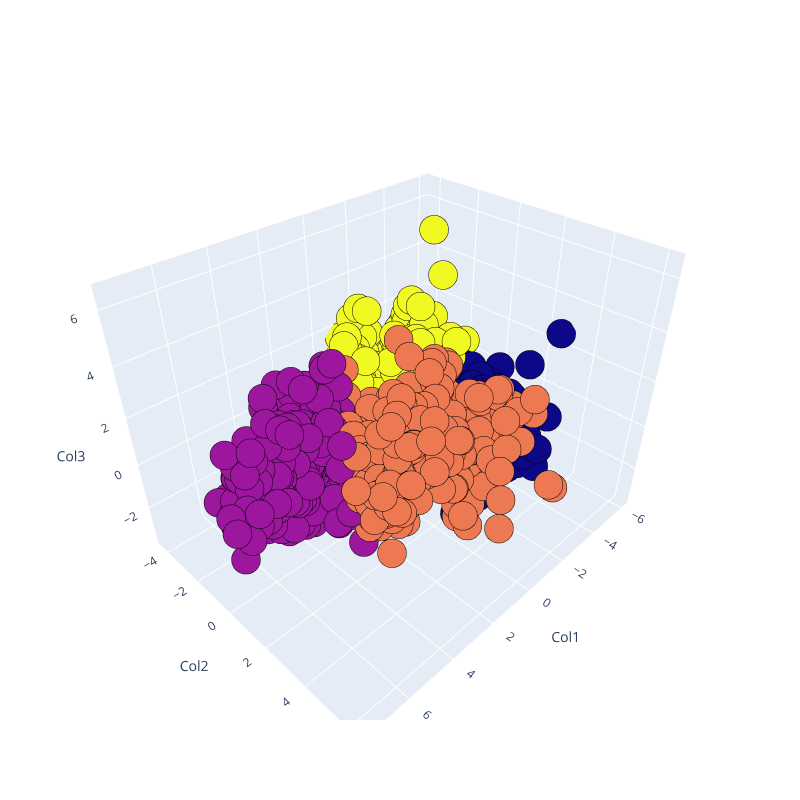

Notebook code cell kept with this figure:
### Code cell
Scene = dict(xaxis = dict(title  = 'Col1'),yaxis = dict(title  = 'Col2'),zaxis = dict(title  = 'Col3'))
trace = go.Scatter3d(x=pca_df['col1'], y=pca_df['col2'], z=pca_df['col3'], mode='markers',marker=dict(color = pca_df["Clusters_KMeans"], size= 10, line=dict(color= 'black',width = 10)))
layout = go.Layout(margin=dict(l=0,r=0),scene = Scene,height = 800,width = 800)
data = [trace]
fig = go.Figure(data = data, layout = layout)
fig.show()

### Figure 1 — Plotly figure (JSON) as saved in the notebook; plotly's stock layout.template omitted (floating-point values rounded to 4 significant figures; data arrays with more than 128 entries replaced by an {"elided": "..."} marker saying what was removed)
{"data": [{"marker": {"color": {"elided": "2205 int values"}, "line": {"color": "black", "width": 10}, "size": 10}, "mode": "markers", "type": "scatter3d", "x": {"elided": "2205 float values"}, "y": {"elided": "2205 float values"}, "z": {"elided": "2205 float values"}}], "layout": {"height": 800, "margin": {"l": 0, "r": 0}, "scene": {"xaxis": {"title": {"text": "Col1"}}, "yaxis": {"title": {"text": "Col2"}}, "zaxis": {"title": {"text": "Col3"}}}, "width": 800}}
